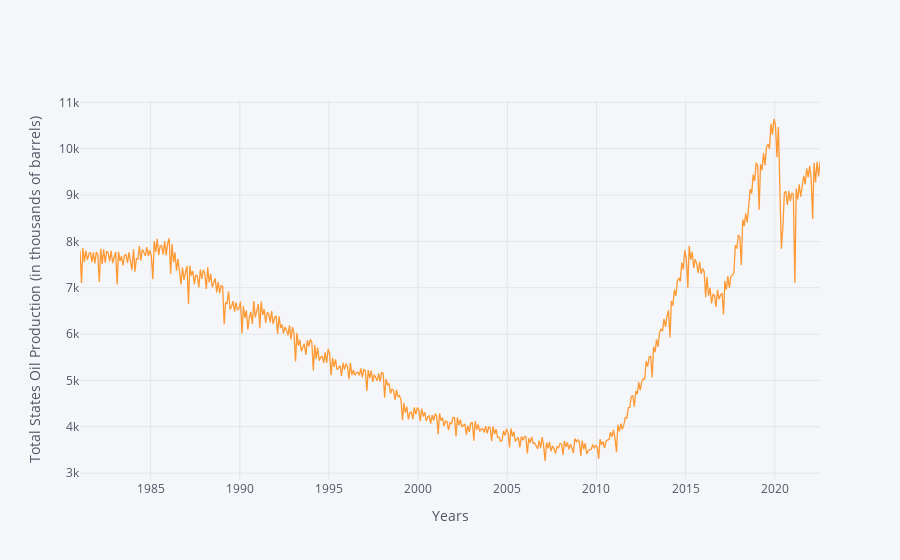

This figure's notebook cell:
### Code cell
df['mean'].iplot(xTitle = 'Years', yTitle = 'Total States Oil Production (in thousands of barrels)')

### Figure 1 — Plotly figure (JSON) as saved in the notebook; plotly's stock layout.template omitted (floating-point values rounded to 4 significant figures; data arrays with more than 128 entries replaced by an {"elided": "..."} marker saying what was removed)
{"data": [{"line": {"color": "rgba(255, 153, 51, 1.0)", "dash": "solid", "shape": "linear", "width": 1.3}, "mode": "lines", "name": "mean", "text": "", "type": "scatter", "x": {"elided": "499 str values"}, "y": {"elided": "499 float values"}}], "layout": {"legend": {"bgcolor": "#F5F6F9", "font": {"color": "#4D5663"}}, "paper_bgcolor": "#F5F6F9", "plot_bgcolor": "#F5F6F9", "title": {"font": {"color": "#4D5663"}}, "xaxis": {"gridcolor": "#E1E5ED", "showgrid": true, "tickfont": {"color": "#4D5663"}, "title": {"font": {"color": "#4D5663"}, "text": "Years"}, "zerolinecolor": "#E1E5ED"}, "yaxis": {"gridcolor": "#E1E5ED", "showgrid": true, "tickfont": {"color": "#4D5663"}, "title": {"font": {"color": "#4D5663"}, "text": "Total States Oil Production (in thousands of barrels)"}, "zerolinecolor": "#E1E5ED"}}}
